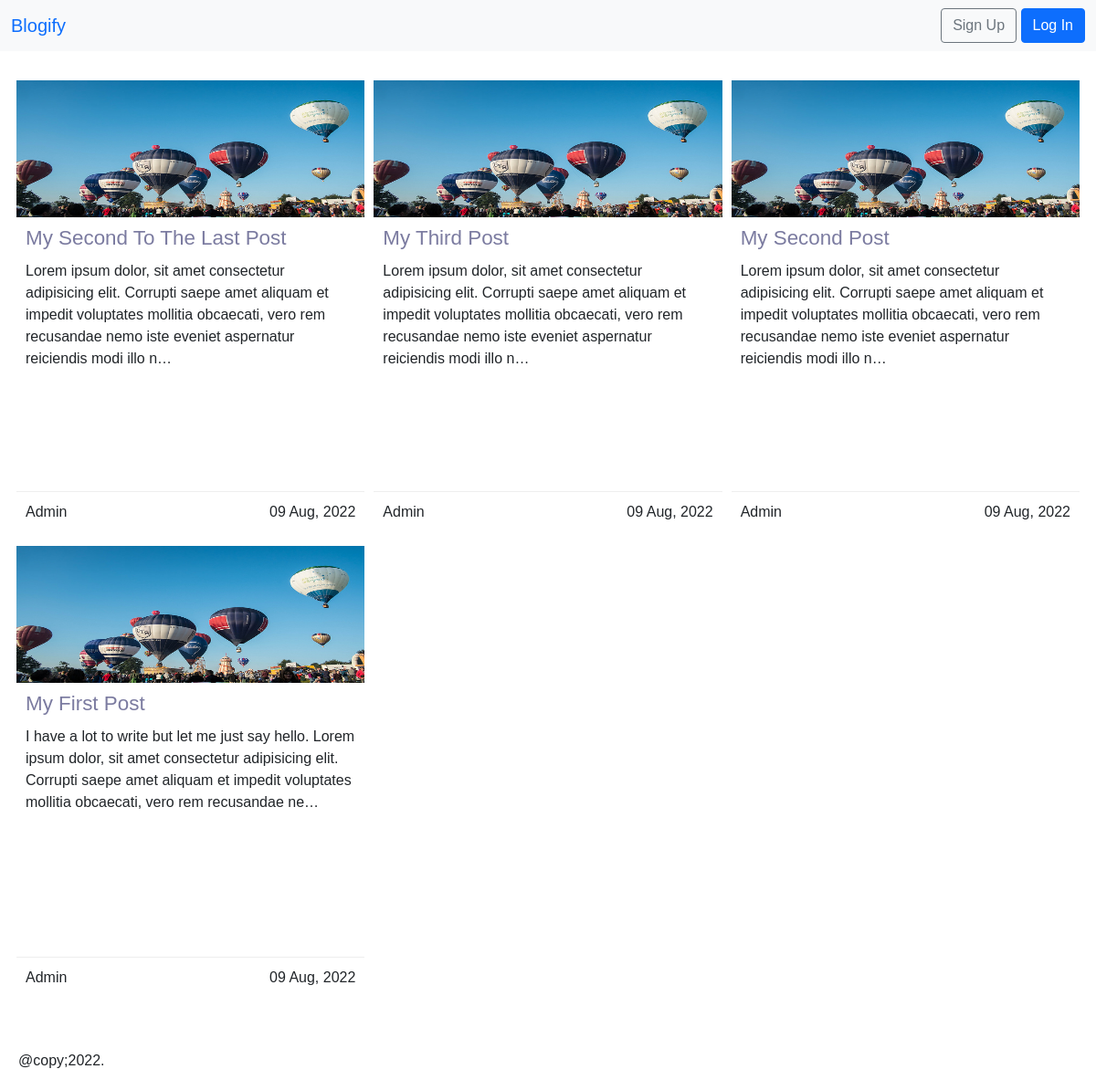
The app's page /posts/, older data.
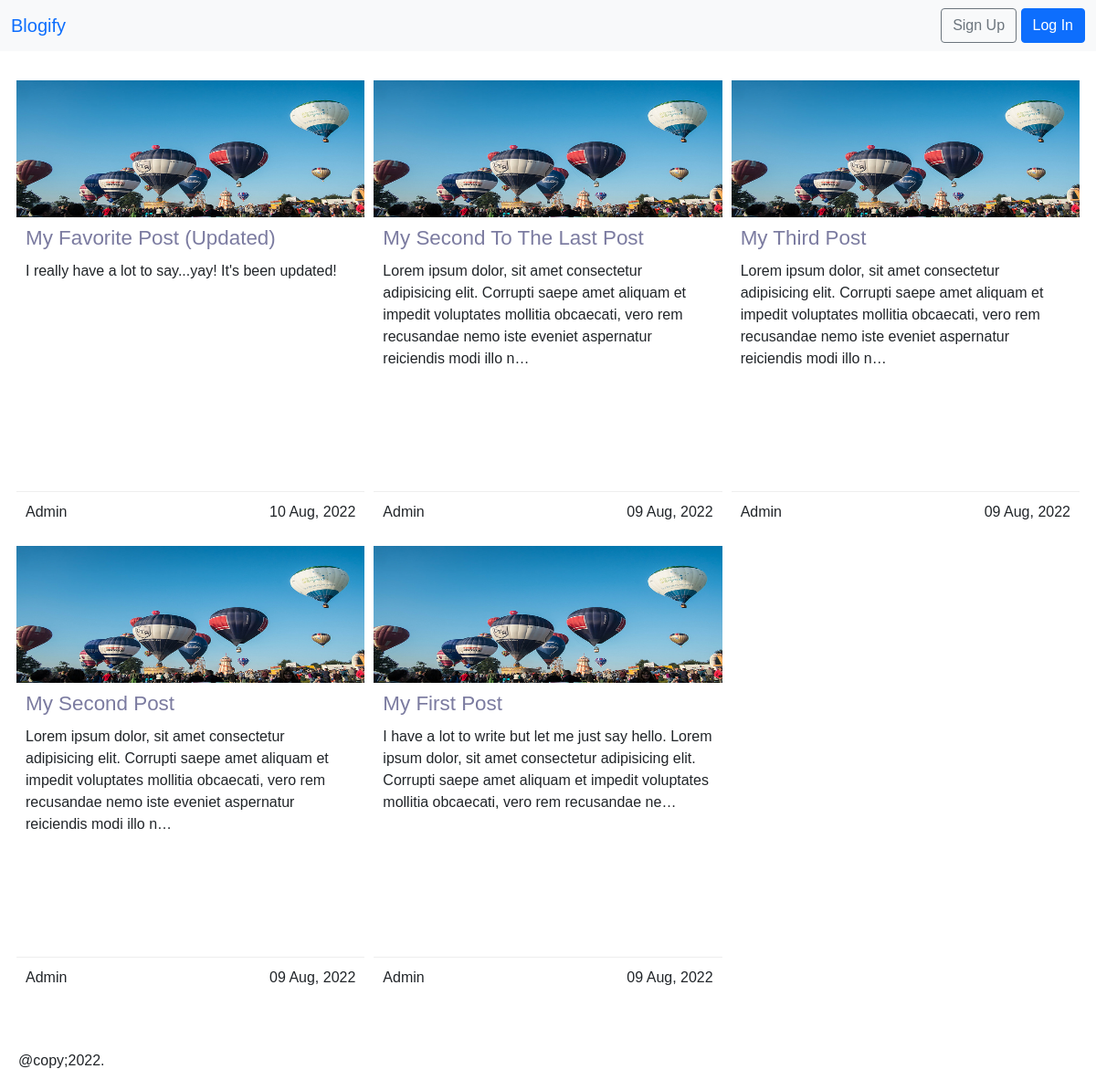
The same page, newer data.
### posts/models.py (models this page shows, shortened)
class Post(models.Model):
    STATUS_CHOICES = (
        ('draft', 'Draft'),
        ('published', 'Published'),
    )
    title = models.CharField(max_length=255)
    author = models.ForeignKey(
        get_user_model(),
        on_delete = models.CASCADE,
        related_name = 'posts'
    )
    body = models.TextField()
    publish = models.DateTimeField(default=timezone.now)
    created = models.DateTimeField(auto_now_add=True)
    updated = models.DateTimeField(auto_now=True)
    status = models.CharField(
        max_length=10,
        choices=STATUS_CHOICES,
        default='draft'
    )
    slug = models.SlugField(
        max_length=255,
        blank=True,
        null= True
    )
    class Meta:
        ordering = ('-publish',)

### users/models.py (models this page shows)
class CustomUser(AbstractUser):
    pass

### posts/views.py (the view)
# urls.py: path('', PostListView.as_view(), name='post_list'),
class PostListView(ListView):
    model = Post
    template_name = 'blog/post_list.html'
    context_object_name = 'posts'
    paginate_by = 9
    def get_queryset(self):
        return Post.objects.filter(status='published')

### templates/blog/post_list.html (shortened to what this page needs)
{% extends '_base.html' %}
{% block content %}
    <section class="post-cards">
        {% for post in posts %}
            <div class="post-card">
                <div class="post-card-header">
                    <img src="../../static/assets/balloons.jpg" alt="" />
                </div>
                <div class="post-card-content">
                    <h4><a href="{% url 'post_detail' pk=post.pk %}">{{ post.title|title }}</a></h4>
                    <p>{{ post.body|truncatechars:200 }}</p>
                </div>
                <div class="post-card-footer">
                    <p>{{ post.author.username|title }}</p>
                    <p class="post-date">{{ post.publish|date:"d M, Y" }}</p>
                </div>
            </div>
        {% endfor %}
    </section>
{% endblock content %}

Row changes from the older to the newer data that the page shows:
added Post: title "My Favorite Post (Updated)", body "I really have a lot to say...yay! It's been updated!", author.username "Admin", publish "10 Aug, 2022"
